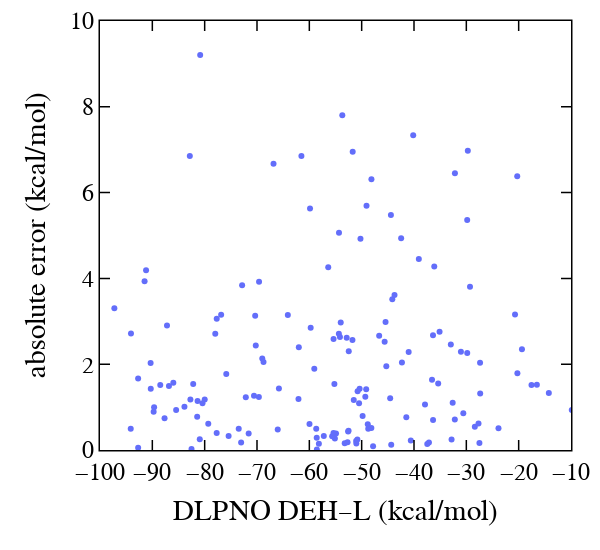

The cell this chart's notebook holds for it:
### Code cell
trace = go.Scatter(
    y=df_sel["errs_t"].values,
    x=df_sel["dlpno.vertsse"],
    mode="markers",
    marker=dict(size=6)
)
data = [trace]
layout = go.Layout()
layout.update(glob_layout)
layout.legend.update(x=1, y=1, bgcolor="rgba(0,0,0,0)")
layout["yaxis"].update({'title': "absolute error (kcal/mol)",  "range": [0, 10],})
layout["xaxis"].update({'title': "DLPNO DEH–L (kcal/mol)", "range": [-100, -10], "tickvals": [-100, -90, -80, -70, -60, -50, -40, -30, -20, -10]})
layout.update(width=600, height=550, boxmode='group')
fig = go.Figure(data=data, layout=layout)
iplot(fig)
# fig.write_image("/Users/chenruduan/Dropbox (MIT)/CD-DFARecFull/SI/SI_Figures/ErrsVsDE/ErrsVsDE.pdf")

### Figure 1 — Plotly figure (JSON) as saved in the notebook; plotly's stock layout.template omitted (floating-point values rounded to 4 significant figures; data arrays with more than 128 entries replaced by an {"elided": "..."} marker saying what was removed)
{"data": [{"marker": {"size": 6}, "mode": "markers", "type": "scatter", "x": {"elided": "152 float values"}, "y": {"elided": "152 float values"}}], "layout": {"boxmode": "group", "font": {"color": "black", "family": "Helvetica", "size": 24}, "height": 550, "legend": {"bgcolor": "rgba(0,0,0,0)", "orientation": "v", "x": 1, "y": 1}, "margin": {"b": 100, "l": 100, "r": 10, "t": 10}, "paper_bgcolor": "rgba(255,255,255,100)", "plot_bgcolor": "white", "width": 600, "xaxis": {"color": "black", "linecolor": "black", "linewidth": 1.5, "mirror": "allticks", "range": [-100, -10], "showgrid": false, "showline": true, "ticklen": 10, "ticks": "inside", "tickvals": [-100, -90, -80, -70, -60, -50, -40, -30, -20, -10], "tickwidth": 1.5, "title": {"text": "DLPNO DEH–L (kcal/mol)"}, "zeroline": false}, "yaxis": {"color": "black", "linecolor": "black", "linewidth": 1.5, "mirror": "allticks", "range": [0, 10], "showgrid": false, "showline": true, "ticklen": 10, "ticks": "inside", "tickwidth": 1.5, "title": {"text": "absolute error (kcal/mol)"}, "zeroline": false}}}
